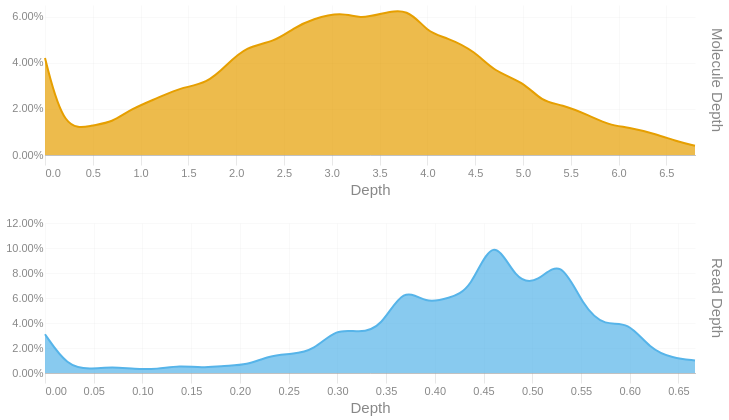

Notebook code for this chart:
### Code cell
readdep = depth_hist(tb['Read Depth'], q99, 3)
readdep = readdep.with_columns(pl.lit('Read Depth').alias('Metric'))
if not SKIPLR:
    moldep = depth_hist(tb['Molecule Depth'], mol_q99, 1)
    moldep = moldep.with_columns(pl.lit('Molecule Depth').alias('Metric'))
    _hist = pl.concat([readdep, moldep])
    _hist = _hist.filter(pl.col('Proportion') != 0)
    with SafeRender(_hist):
        (
            alt.Chart(_hist)        
            .mark_area(interpolate = "basis")
            .encode(
                x=alt.X('Bin:Q').scale(domainMin=0).axis(alt.Axis(title='Depth')),
                y = alt.Y('Proportion:Q', title = None).axis(format = '.2%'),
                color = alt.Color('Metric:N').legend(None),
                row = alt.Row("Metric:N").header(title = None, labelOrient = 'right'),
                tooltip = [
                    alt.Tooltip("Metric:N", title = "Metric"),
                    alt.Tooltip('Interval:N', title = "Depth Interval"),
                    alt.Tooltip('Proportion:Q', title = "% Alignments").format('.2%')
                ]
            )
            .resolve_scale(x='independent', y='independent')
            .properties(
                height = 150, width = 650,
                usermeta={'embedOptions': {'downloadFileName': f'{samplename}.depth.hist'}}
            )
        ).display()
else:
    readdep = readdep.filter(pl.col('Proportion') != 0)
    with SafeRender(readdep):
        (
            alt.Chart(readdep)        
            .mark_area(interpolate = "basis")
            .encode(
                x=alt.X('Bin:Q').scale(domainMin=0).axis(alt.Axis(title='Depth')),
                y = alt.Y('Proportion:Q', title = None).axis(format = '.2%'),
                tooltip = [
                    alt.Tooltip('Interval:N', title = "Depth Interval"),
                    alt.Tooltip('Proportion:Q', title = "% Alignments").format('.2%')
                ]
            )
            .properties(
                usermeta={'embedOptions': {'downloadFileName': f'{samplename}.depth.hist'}}
            )
        ).display()

### Figure 1 — Vega-Lite specification as saved in the notebook (floating-point values rounded to 4 significant figures)
{"width": 650, "height": 150, "config": {"title": {"anchor": "start", "dy": -15, "fontSize": 18, "color": "#888888", "subtitleColor": "#888888", "subtitleFontSize": 14}, "arc": {"fill": "#0072B2"}, "axis": {"domainColor": "#888888", "domainWidth": 0.5, "gridWidth": 0.2, "grid": false, "titleFontWeight": 400, "titleFontSize": 15, "labelFontSize": 11, "labelColor": "#888888", "tickColor": "#888888", "tickWidth": 0.2, "titleColor": "#888888"}, "axisBand": {"grid": false}, "axisX": {"grid": true, "tickSize": 10, "domainCap": "round"}, "axisY": {"domain": false, "grid": true, "tickSize": 0, "domainCap": "round"}, "background": "transparent", "header": {"labelFontSize": 15, "labelColor": "#888888", "titleFontSize": 15, "titleFontWeight": 600, "titleColor": "#888888"}, "legend": {"labelFont": "sans-serif", "labelFontSize": 12, "labelColor": "#888888", "symbolSize": 100, "symbolType": "circle", "titleFontSize": 12, "titlePadding": 10, "titleColor": "#888888", "title": null}, "range": {"category": ["#E69F00", "#56B4E9", "#009E73", "#F0E442", "#0072B2", "#D55E00", "#CC79A7", "#000000"], "diverging": ["#cfe8f3", "#a2d4ec", "#73bfe2", "#46abdb", "#1696d2", "#12719e"]}, "area": {"fill": "#0072B2", "fillOpacity": 0.7, "line": true, "strokeOpacity": 0.7}, "line": {"color": "#0072B2", "stroke": "#0072B2", "strokeWidth": 2}, "trail": {"color": "#0072B2", "stroke": "#0072B2", "strokeWidth": 0, "size": 1}, "point": {"filled": true, "fillOpacity": 1.0, "size": 95}, "text": {"color": "#888888", "fontSize": 11, "align": "right", "fontWeight": 400, "size": 11}, "bar": {"fill": "#0072B2", "stroke": null}, "view": {"stroke": null, "continuousWidth": 660, "continuousHeight": 400}}, "data": {"name": "data-cba10d23925c105b0bf9a9ccb3dae710"}, "mark": {"type": "area", "interpolate": "basis"}, "encoding": {"color": {"field": "Metric", "legend": null, "type": "nominal"}, "row": {"field": "Metric", "header": {"title": null, "labelOrient": "right"}, "type": "nominal"}, "tooltip": [{"field": "Metric", "title": "Metric", "type": "nominal"}, {"field": "Interval", "title": "Depth Interval", "type": "nominal"}, {"field": "Proportion", "format": ".2%", "title": "% Alignments", "type": "quantitative"}], "x": {"axis": {"title": "Depth"}, "field": "Bin", "scale": {"domainMin": 0}, "type": "quantitative"}, "y": {"axis": {"format": ".2%"}, "field": "Proportion", "title": null, "type": "quantitative"}}, "resolve": {"scale": {"x": "independent", "y": "independent"}}, "usermeta": {"embedOptions": {"downloadFileName": "S5_Hudson_1197.depth.hist"}}, "$schema": "https://vega.github.io/schema/vega-lite/v6.1.0.json", "datasets": {"data-cba10d23925c105b0bf9a9ccb3dae710": [{"Bin": 0.0, "Interval": "0.0-0.023", "Proportion": 0.031, "Metric": "Read Depth"}, {"Bin": 0.023, "Interval": "0.023-0.046", "Proportion": 0.005, "Metric": "Read Depth"}, {"Bin": 0.046, "Interval": "0.046-0.069", "Proportion": 0.003, "Metric": "Read Depth"}, {"Bin": 0.069, "Interval": "0.069-0.092", "Proportion": 0.005, "Metric": "Read Depth"}, {"Bin": 0.092, "Interval": "0.092-0.115", "Proportion": 0.003, "Metric": "Read Depth"}, {"Bin": 0.115, "Interval": "0.115-0.138", "Proportion": 0.003, "Metric": "Read Depth"}, {"Bin": 0.138, "Interval": "0.138-0.161", "Proportion": 0.006, "Metric": "Read Depth"}, {"Bin": 0.161, "Interval": "0.161-0.184", "Proportion": 0.004, "Metric": "Read Depth"}, {"Bin": 0.184, "Interval": "0.184-0.207", "Proportion": 0.006, "Metric": "Read Depth"}, {"Bin": 0.207, "Interval": "0.207-0.23", "Proportion": 0.006, "Metric": "Read Depth"}, {"Bin": 0.23, "Interval": "0.23-0.253", "Proportion": 0.014, "Metric": "Read Depth"}, {"Bin": 0.253, "Interval": "0.253-0.276", "Proportion": 0.015, "Metric": "Read Depth"}, {"Bin": 0.276, "Interval": "0.276-0.299", "Proportion": 0.018, "Metric": "Read Depth"}, {"Bin": 0.299, "Interval": "0.299-0.322", "Proportion": 0.036, "Metric": "Read Depth"}, {"Bin": 0.322, "Interval": "0.322-0.345", "Proportion": 0.032, "Metric": "Read Depth"}, {"Bin": 0.345, "Interval": "0.345-0.368", "Proportion": 0.036, "Metric": "Read Depth"}, {"Bin": 0.368, "Interval": "0.368-0.391", "Proportion": 0.07, "Metric": "Read Depth"}, {"Bin": 0.391, "Interval": "0.391-0.414", "Proportion": 0.055, "Metric": "Read Depth"}, {"Bin": 0.414, "Interval": "0.414-0.437", "Proportion": 0.06, "Metric": "Read Depth"}, {"Bin": 0.437, "Interval": "0.437-0.46", "Proportion": 0.066, "Metric": "Read Depth"}, {"Bin": 0.46, "Interval": "0.46-0.483", "Proportion": 0.113, "Metric": "Read Depth"}, {"Bin": 0.483, "Interval": "0.483-0.506", "Proportion": 0.073, "Metric": "Read Depth"}, {"Bin": 0.506, "Interval": "0.506-0.529", "Proportion": 0.072, "Metric": "Read Depth"}, {"Bin": 0.529, "Interval": "0.529-0.552", "Proportion": 0.093, "Metric": "Read Depth"}, {"Bin": 0.552, "Interval": "0.552-0.575", "Proportion": 0.053, "Metric": "Read Depth"}, {"Bin": 0.575, "Interval": "0.575-0.598", "Proportion": 0.037, "Metric": "Read Depth"}, {"Bin": 0.598, "Interval": "0.598-0.621", "Proportion": 0.042, "Metric": "Read Depth"}, {"Bin": 0.621, "Interval": "0.621-0.644", "Proportion": 0.019, "Metric": "Read Depth"}, {"Bin": 0.644, "Interval": "0.644-0.667", "Proportion": 0.012, "Metric": "Read Depth"}, {"Bin": 0.667, "Interval": "0.667-0.69", "Proportion": 0.01, "Metric": "Read Depth"}, {"Bin": 0.0, "Interval": "0.0-0.2", "Proportion": 0.042, "Metric": "Molecule Depth"}, {"Bin": 0.2, "Interval": "0.2-0.5", "Proportion": 0.01, "Metric": "Molecule Depth"}, {"Bin": 0.5, "Interval": "0.5-0.7", "Proportion": 0.013, "Metric": "Molecule Depth"}, {"Bin": 0.7, "Interval": "0.7-0.9", "Proportion": 0.014, "Metric": "Molecule Depth"}, {"Bin": 0.9, "Interval": "0.9-1.2", "Proportion": 0.02, "Metric": "Molecule Depth"}, {"Bin": 1.2, "Interval": "1.2-1.4", "Proportion": 0.025, "Metric": "Molecule Depth"}, {"Bin": 1.4, "Interval": "1.4-1.7", "Proportion": 0.029, "Metric": "Molecule Depth"}, {"Bin": 1.7, "Interval": "1.7-1.9", "Proportion": 0.031, "Metric": "Molecule Depth"}, {"Bin": 1.9, "Interval": "1.9-2.1", "Proportion": 0.039, "Metric": "Molecule Depth"}, {"Bin": 2.1, "Interval": "2.1-2.4", "Proportion": 0.047, "Metric": "Molecule Depth"}, {"Bin": 2.4, "Interval": "2.4-2.6", "Proportion": 0.049, "Metric": "Molecule Depth"}, {"Bin": 2.6, "Interval": "2.6-2.8", "Proportion": 0.055, "Metric": "Molecule Depth"}, {"Bin": 2.8, "Interval": "2.8-3.1", "Proportion": 0.059, "Metric": "Molecule Depth"}, {"Bin": 3.1, "Interval": "3.1-3.3", "Proportion": 0.062, "Metric": "Molecule Depth"}, {"Bin": 3.3, "Interval": "3.3-3.5", "Proportion": 0.059, "Metric": "Molecule Depth"}, {"Bin": 3.5, "Interval": "3.5-3.8", "Proportion": 0.061, "Metric": "Molecule Depth"}, {"Bin": 3.8, "Interval": "3.8-4.0", "Proportion": 0.064, "Metric": "Molecule Depth"}, {"Bin": 4.0, "Interval": "4.0-4.2", "Proportion": 0.053, "Metric": "Molecule Depth"}, {"Bin": 4.2, "Interval": "4.2-4.5", "Proportion": 0.051, "Metric": "Molecule Depth"}, {"Bin": 4.5, "Interval": "4.5-4.7", "Proportion": 0.045, "Metric": "Molecule Depth"}, {"Bin": 4.7, "Interval": "4.7-5.0", "Proportion": 0.036, "Metric": "Molecule Depth"}, {"Bin": 5.0, "Interval": "5.0-5.2", "Proportion": 0.032, "Metric": "Molecule Depth"}, {"Bin": 5.2, "Interval": "5.2-5.4", "Proportion": 0.023, "Metric": "Molecule Depth"}, {"Bin": 5.4, "Interval": "5.4-5.7", "Proportion": 0.022, "Metric": "Molecule Depth"}, {"Bin": 5.7, "Interval": "5.7-5.9", "Proportion": 0.017, "Metric": "Molecule Depth"}, {"Bin": 5.9, "Interval": "5.9-6.1", "Proportion": 0.013, "Metric": "Molecule Depth"}, {"Bin": 6.1, "Interval": "6.1-6.4", "Proportion": 0.012, "Metric": "Molecule Depth"}, {"Bin": 6.4, "Interval": "6.4-6.6", "Proportion": 0.009, "Metric": "Molecule Depth"}, {"Bin": 6.6, "Interval": "6.6-6.8", "Proportion": 0.006, "Metric": "Molecule Depth"}, {"Bin": 6.8, "Interval": "6.8-7.08", "Proportion": 0.004, "Metric": "Molecule Depth"}]}}
